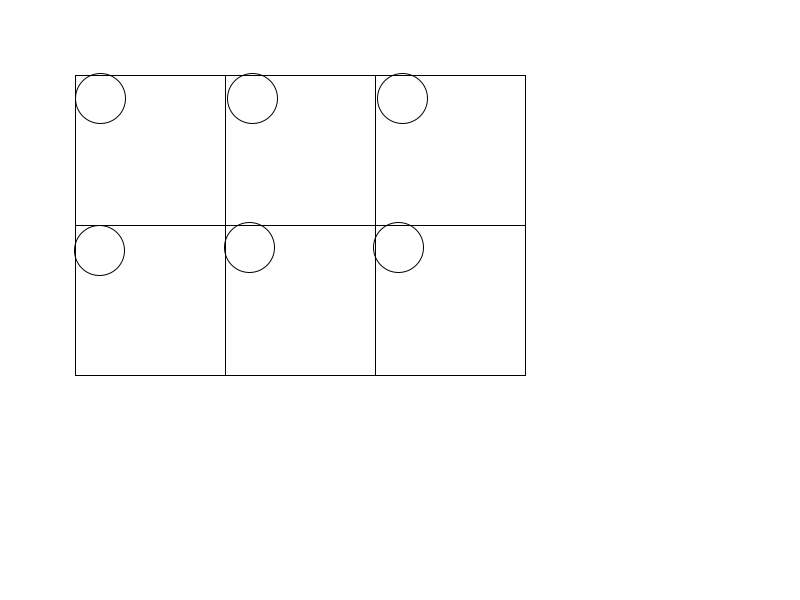
Frame 1 (no input)
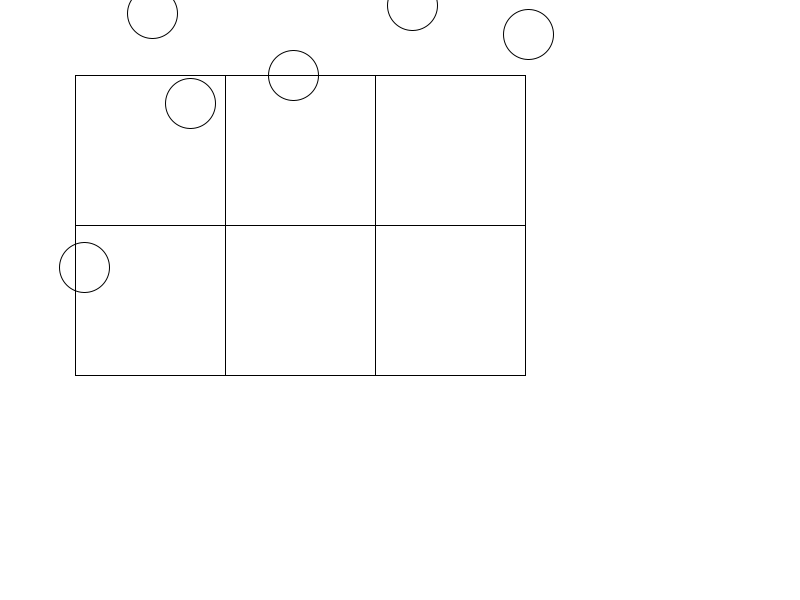
Frame 60 (the mouse pressed at the canvas centre just before this capture)
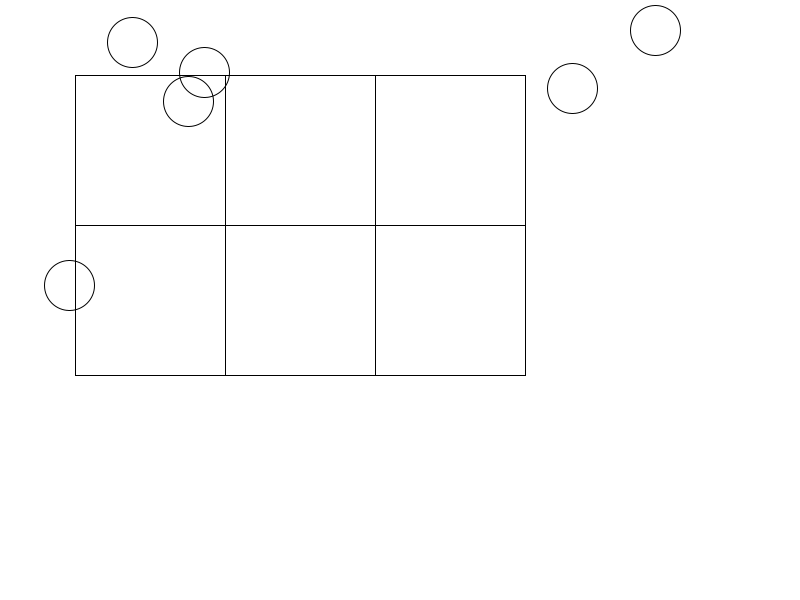
Frame 120 (the mouse held since frame 60 and released just before this capture)

The Processing sketch that drew these frames (run headless with seeded random() and noise(); from frame 60 on, the mouse is pressed at the canvas centre):

// Processing sketch: parte_2
// ── parte_2.pde
class Movil {
  PVector pos, vel;
  int r = 50;

  Movil (float x, float y) {
    pos = new PVector (x, y);
    vel = new PVector (0, 10);
  }
  void mover() {
    pos.add(vel);
    contener();
  }
  void mostrar() {
    ellipse(pos.x, pos.y, r, r);
  }
  void contener() {
    if (pos.x < 0 || pos.x > width) {
      pos.sub(vel);
      vel.x=vel.x*-1;
    }
    if (pos.y < 0 || pos.y > height) {
      pos.sub(vel);
      vel.y=vel.y*-1;
    }
  }

  Movil(float x, float y, float vx, float vy){
  pos= new PVector(x,y);
  vel= new PVector(vx,vy);
  }
}

// ── princial.pde
Movil[][] estacionamiento;
int filas = 2;
int columnas = 3;
int tamCelda = 150;
void setup() {
  size(800, 600);
  estacionamiento = new Movil[filas][columnas];
  for (int f = 0; f < filas; f++) {
    for (int c = 0; c < columnas; c++) {
      float x = 100 + c * tamCelda;
      float y = 100 + f * tamCelda;
      estacionamiento[f][c] = new Movil(x, y, random(-3, 3), random(-3, 3));
    }
  }
}
void draw() {
  background(255);

  for (int f = 0; f < filas; f++) {
    for (int c = 0; c < columnas; c++) {
      noFill();
      rect(75 + c * tamCelda, 75 + f * tamCelda, tamCelda, tamCelda);
    }
  }
  for (int f = 0; f < filas; f++) {
    for (int c = 0; c < columnas; c++) {
      estacionamiento[f][c].mover();
      estacionamiento[f][c].mostrar();
    }
  }
}
